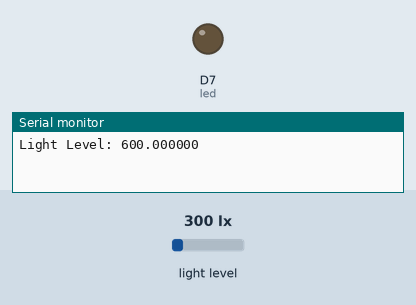
Simulated run of this sketch. Board: Particle Photon. Parts: output pins drawn as LEDs (lit = HIGH), the last lines printed to the serial monitor. Wiring (inferred from the names in the program): BH1750 light sensor at I2C address 0x23. The inputs (shaded band) are chosen by the test bench; at power-on: light level 300 lx.

Above: at 1.3 s.
1.4 s: light level set to 209 lx
11.7 s: light level set to 192 lx
At 21.9 s:
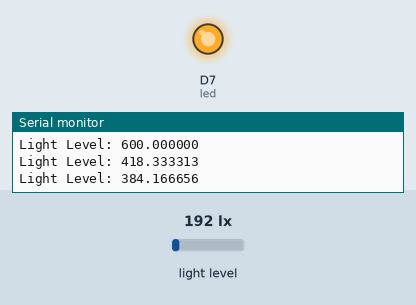
22.2 s: light level set to 500 lx
At 32.1 s:
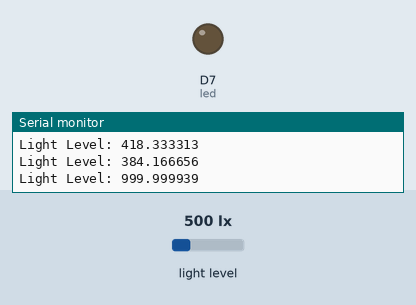
32.4 s: light level set to 40 lx
At 42.3 s:
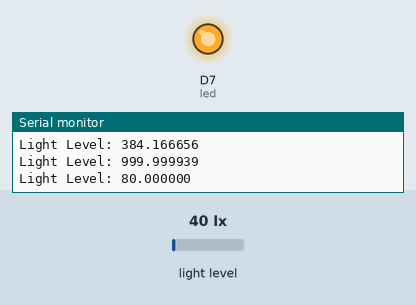
Timing chart, 0 to 43.6 s (numbered marks = the images above; inputs shaded):
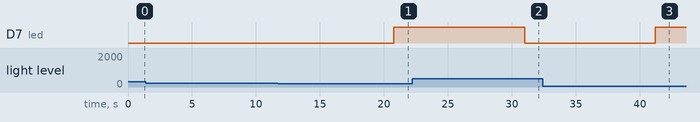

The sketch:

SIT210-Task3_1P-WebHook.ino
```cpp
/*
 * Project SIT210-Task3_1P-WebHook
 * Description:
 * Author:
 * Date:
 */
#include <BH1750.h>
BH1750 sensor(0x23, Wire);
int led = D7;

SYSTEM_THREAD(ENABLED);

void setup() {
  pinMode(led, OUTPUT);
  sensor.begin();
  sensor.set_sensor_mode(BH1750::forced_mode_high_res2);
  Serial.begin();
}

// loop() runs over and over again, as quickly as it can execute.
void loop() {
  sensor.make_forced_measurement();
  float lightLevel = sensor.get_light_level();
  Particle.publish("lightLevel", String::format("%f", lightLevel), PRIVATE);
  Serial.println(String::format("Light Level: %f", lightLevel));
  if (lightLevel > 400) digitalWrite(led, LOW);
  else digitalWrite(led, HIGH);
  delay(10000);
}
```

BH1750.cpp
```cpp
// (licence header left out)
#include "BH1750.h"
#include <math.h>


#define CMD_SET_MS_TIME_H   0x40
#define CMD_SET_MS_TIME_L   0x60

#define CMD_SET_POWER_ON    0x01
#define CMD_SET_POWER_OFF   0x00
#define CMD_RESET           0x07


BH1750::BH1750(uint8_t _addr, TwoWire & _i2c) :
  m_i2c(_i2c), m_i2c_addr(_addr)
{
  m_mode = continuous_high_res2;
}

bool BH1750::begin()
{
  if (!m_i2c.isEnabled())
  {
    m_i2c.begin();
  }

  return true;
}

void BH1750::switch_power_off()
{
  m_i2c.beginTransmission(m_i2c_addr);
  m_i2c.write(CMD_SET_POWER_OFF);
  m_i2c.endTransmission();
}

void BH1750::switch_power_on()
{
  set_sensor_mode(m_mode);
}

const BH1750::SensMode BH1750::get_sensor_mode() const
{
  return m_mode;
}

void BH1750::set_sensor_mode(SensMode _mode)
{
  m_i2c.beginTransmission(m_i2c_addr);
  m_i2c.write((uint8_t)_mode);
  m_i2c.endTransmission();

  m_mode = _mode;

  wait_for_measurement();
}

void BH1750::set_measurement_time(uint8_t _time)
{
  m_i2c.beginTransmission(m_i2c_addr);
  m_i2c.write(CMD_SET_MS_TIME_H | ((uint8_t)_time >> 5));
  m_i2c.endTransmission();

  m_i2c.beginTransmission(m_i2c_addr);
  m_i2c.write(CMD_SET_MS_TIME_L | ((uint8_t)_time & 0x1f));
  m_i2c.endTransmission();
}

void BH1750::make_forced_measurement()
{
  // If we are in forced mode, the BH sensor goes back to sleep after each
  // measurement and we need to set it to forced mode once at this point, so
  // it will take the next measurement and then return to sleep again.
  // In normal mode simply does new measurements periodically.

  if (m_mode == forced_mode_high_res  ||
      m_mode == forced_mode_high_res2 ||
      m_mode == forced_mode_low_res)
  {
    m_i2c.beginTransmission(m_i2c_addr);
    m_i2c.write((uint8_t)m_mode);
    m_i2c.endTransmission();

    wait_for_measurement();
  }
}

float BH1750::get_light_level()
{
  m_i2c.beginTransmission(m_i2c_addr);
  m_i2c.requestFrom(m_i2c_addr, 2);
  const uint16_t level = (m_i2c.read() << 8) | m_i2c.read();
  m_i2c.endTransmission();

  return (float)level / 1.2f; // convert to lux
}

void BH1750::wait_for_measurement()
{
  delay((m_mode == forced_mode_low_res ||
         m_mode == continuous_low_res) ? 24 : 180); // max measurement time 24 for low res and 180 for high res
}
```

BH1750.h
```cpp
#pragma once

/*
  Based on: https://github.com/davidegironi/spark-bh1750lib
  DataSheet:

  Copyright (C) 2014 Alik <aliktab@gmail.com> All rights reserved.

  This library is free software; you can redistribute it and/or
  modify it under the terms of the GNU Lesser General Public
  License as published by the Free Software Foundation; either
  version 2.1 of the License, or (at your option) any later version.

  This library is distributed in the hope that it will be useful,
  but WITHOUT ANY WARRANTY; without even the implied warranty of
  MERCHANTABILITY or FITNESS FOR A PARTICULAR PURPOSE. See the GNU
  Lesser General Public License for more details.

  You should have received a copy of the GNU Lesser General Public
  License along with this library; if not, write to the Free Software
  Foundation, Inc., 51 Franklin St, Fifth Floor, Boston, MA 02110-1301 USA
*/

// this will load the definition for common Particle variable types
#include <Particle.h>


class BH1750
{
public:

  enum SensMode
  {
    // start measurement at 1lx resolution. measurement time is approx 120ms.
    continuous_high_res   = 0x10,

    // start measurement at 0.5lx resolution. measurement time is approx 120ms.
    continuous_high_res2  = 0x11,

    // start measurement at 4lx resolution. measurement time is approx 16ms.
    continuous_low_res    = 0x13,

    // start measurement at 1lx resolution. measurement time is approx 120ms.
    // device is automatically set to power down after measurement.
    forced_mode_high_res  = 0x20,

    // start measurement at 0.5lx resolution. measurement time is approx 120ms.
    // device is automatically set to power down after measurement.
    forced_mode_high_res2 = 0x21,

    // start measurement at 1lx resolution. measurement time is approx 120ms.
    // device is automatically set to power down after measurement.
    forced_mode_low_res   = 0x23,
  };

  // Constructor: I2C address, I2C interface
  BH1750(
      uint8_t   _addr = 0x23,
      TwoWire & _i2c  = Wire
    );

  // initialize chip and i2c interface if needed
  bool begin();

  // switch chip to sleep mode with low power consumption
  void switch_power_off();

  // switch chip back to selected measurement mode
  void switch_power_on();

  const SensMode get_sensor_mode() const;

  // setup sensor with given parameters / settings
  //   switch power on if it is currently off
  void set_sensor_mode(
      SensMode _mode = continuous_high_res2
    );

  // setup measurement time - 69 is the default value from data sheet
  void set_measurement_time(
      uint8_t _time = 69
    );

  // make a new measurement (only possible in forced mode)
  //   switch power on if it is currently off
  void make_forced_measurement();

  float get_light_level();

protected:

  void wait_for_measurement();

  SensMode   m_mode;

  uint8_t    m_i2c_addr;
  TwoWire &  m_i2c;
};
```

SIT210-Task3_1P-WebHook.cpp
```cpp
/******************************************************/
//       THIS IS A GENERATED FILE - DO NOT EDIT       //
/******************************************************/

#include "Particle.h"
#line 1 "f:/Particle_Projects/SIT210-Task3_1P-WebHook/src/SIT210-Task3_1P-WebHook.ino"
/*
 * Project SIT210-Task3_1P-WebHook
 * Description:
 * Author:
 * Date:
 */
#include <BH1750.h>
void setup();
void loop();
#line 8 "f:/Particle_Projects/SIT210-Task3_1P-WebHook/src/SIT210-Task3_1P-WebHook.ino"
BH1750 sensor(0x23, Wire);
int led = D7;

SYSTEM_THREAD(ENABLED);

void setup() {
  pinMode(led, OUTPUT);
  sensor.begin();
  sensor.set_sensor_mode(BH1750::forced_mode_high_res2);
  Serial.begin();
}

// loop() runs over and over again, as quickly as it can execute.
void loop() {
  sensor.make_forced_measurement();
  float lightLevel = sensor.get_light_level();
  Particle.publish("lightLevel", String::format("%f", lightLevel), PRIVATE);
  Serial.println(String::format("Light Level: %f", lightLevel));
  if (lightLevel > 400) digitalWrite(led, LOW);
  else digitalWrite(led, HIGH);
  delay(10000);
}
```

Measured:
- the behaviour switches between 201 and 200 lx on light level (found by bisection; images 0 and 1)
- after the input at 11.7 s, D7 (led): LOW → HIGH after 9.1 s
- after the input at 22.2 s, D7 (led): HIGH → LOW after 8.8 s
- after the input at 32.4 s, D7 (led): LOW → HIGH after 8.8 s
